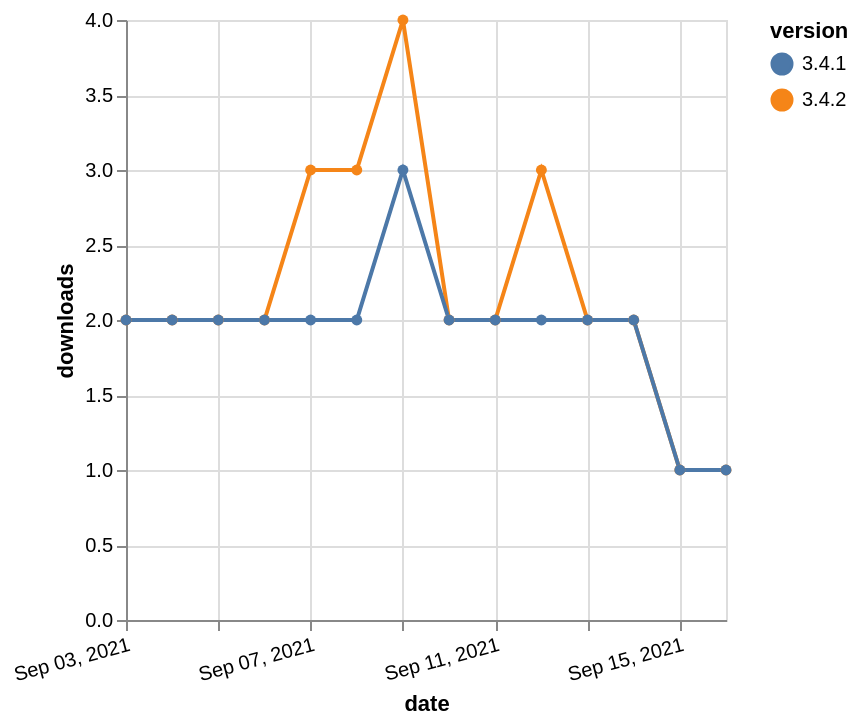

The specification (Vega-Lite) saved for this image:
### Vega-Lite specification from a JSON file in a GitHub repository (floating-point values rounded to 4 significant figures)
{"$schema": "https://vega.github.io/schema/vega-lite/v5.json", "description": "A simple bar chart with embedded data.", "data": {"values": [{"date": "2021-09-03", "total": 1004, "delta": 2, "version": "3.4.2"}, {"date": "2021-09-04", "total": 1006, "delta": 2, "version": "3.4.2"}, {"date": "2021-09-05", "total": 1008, "delta": 2, "version": "3.4.2"}, {"date": "2021-09-06", "total": 1010, "delta": 2, "version": "3.4.2"}, {"date": "2021-09-07", "total": 1013, "delta": 3, "version": "3.4.2"}, {"date": "2021-09-08", "total": 1016, "delta": 3, "version": "3.4.2"}, {"date": "2021-09-09", "total": 1020, "delta": 4, "version": "3.4.2"}, {"date": "2021-09-10", "total": 1022, "delta": 2, "version": "3.4.2"}, {"date": "2021-09-11", "total": 1024, "delta": 2, "version": "3.4.2"}, {"date": "2021-09-12", "total": 1027, "delta": 3, "version": "3.4.2"}, {"date": "2021-09-13", "total": 1029, "delta": 2, "version": "3.4.2"}, {"date": "2021-09-14", "total": 1031, "delta": 2, "version": "3.4.2"}, {"date": "2021-09-15", "total": 1032, "delta": 1, "version": "3.4.2"}, {"date": "2021-09-16", "total": 1033, "delta": 1, "version": "3.4.2"}, {"date": "2021-09-03", "total": 1559, "delta": 2, "version": "3.4.1"}, {"date": "2021-09-04", "total": 1561, "delta": 2, "version": "3.4.1"}, {"date": "2021-09-05", "total": 1563, "delta": 2, "version": "3.4.1"}, {"date": "2021-09-06", "total": 1565, "delta": 2, "version": "3.4.1"}, {"date": "2021-09-07", "total": 1567, "delta": 2, "version": "3.4.1"}, {"date": "2021-09-08", "total": 1569, "delta": 2, "version": "3.4.1"}, {"date": "2021-09-09", "total": 1572, "delta": 3, "version": "3.4.1"}, {"date": "2021-09-10", "total": 1574, "delta": 2, "version": "3.4.1"}, {"date": "2021-09-11", "total": 1576, "delta": 2, "version": "3.4.1"}, {"date": "2021-09-12", "total": 1578, "delta": 2, "version": "3.4.1"}, {"date": "2021-09-13", "total": 1580, "delta": 2, "version": "3.4.1"}, {"date": "2021-09-14", "total": 1582, "delta": 2, "version": "3.4.1"}, {"date": "2021-09-15", "total": 1583, "delta": 1, "version": "3.4.1"}, {"date": "2021-09-16", "total": 1584, "delta": 1, "version": "3.4.1"}]}, "width": "container", "mark": {"type": "line", "point": {"filled": true}}, "encoding": {"x": {"field": "date", "type": "temporal", "timeUnit": "yearmonthdate", "title": "date", "axis": {"labelAngle": -15}}, "y": {"field": "delta", "type": "quantitative", "title": "downloads"}, "color": {"field": "version", "type": "nominal"}, "tooltip": {"field": "delta"}}}
